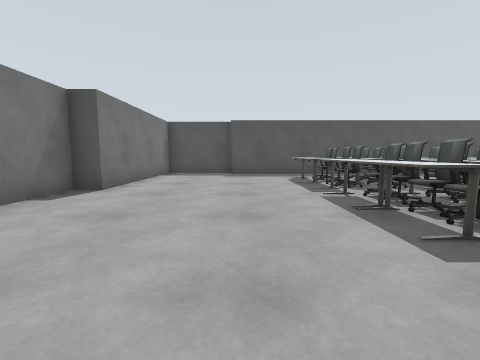
View 1 (above)

22 first-person views from a walk through a robot-simulator world made for Gazebo. The camera is 0.9 m above the floor, tilts 6° down and sees 90° across. The floor is counted in squares, 1 m on a side. Each view is taken from the middle of a square. On the plan, view 1 faces up. The plan holds only what a view shows up to about 10 squares ahead; the rest is blank. The place goes on beyond the plan. Robots are left out.

View 2
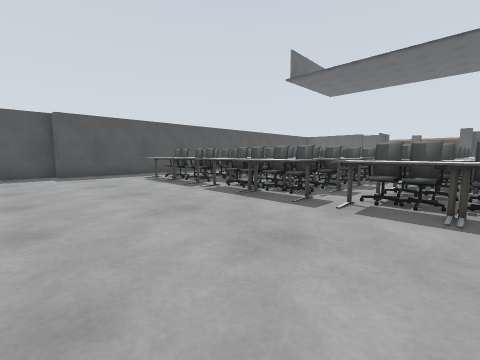

View 3
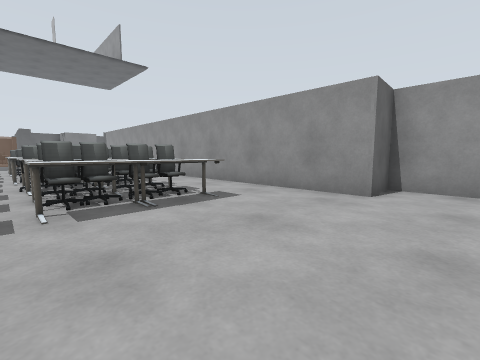

View 4
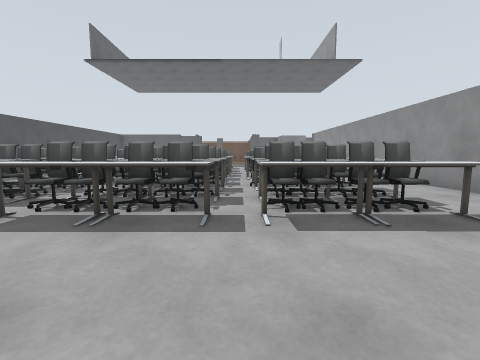

View 5
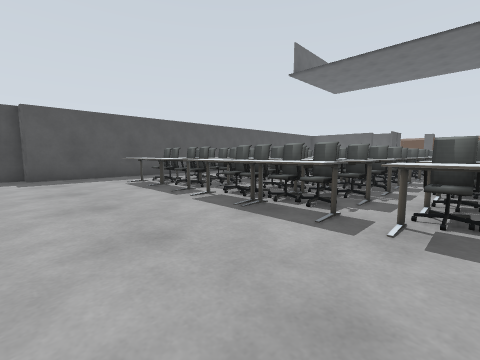

View 6
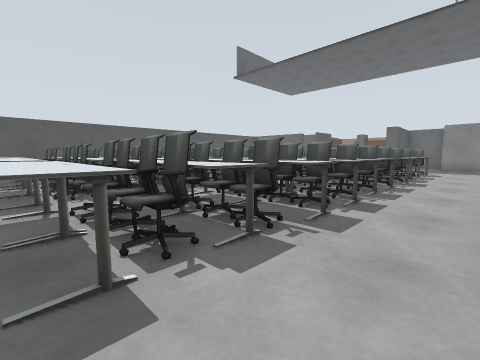

View 7
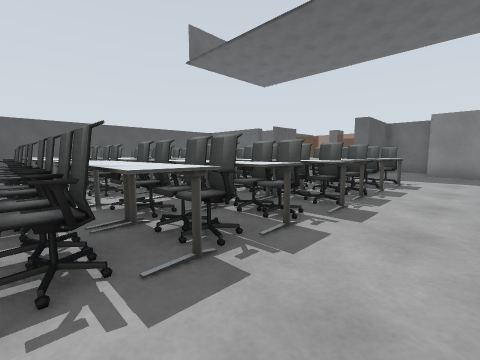

View 8
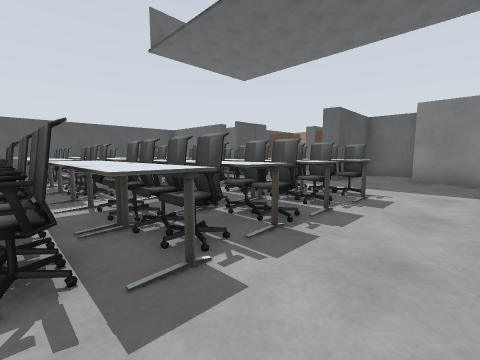

View 9
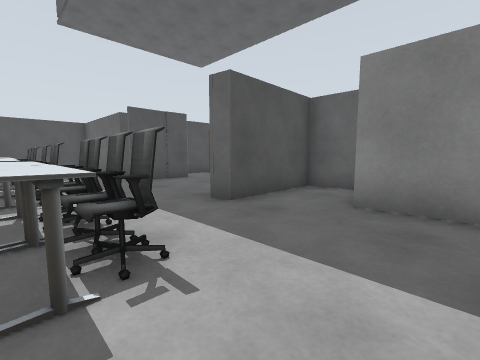

View 10
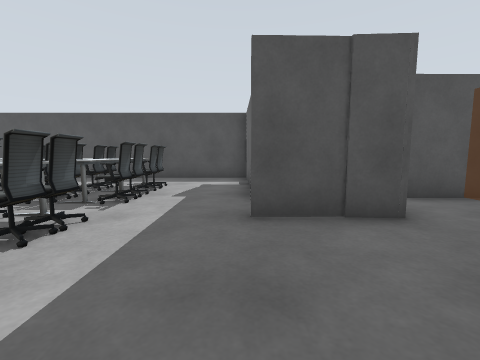

View 11
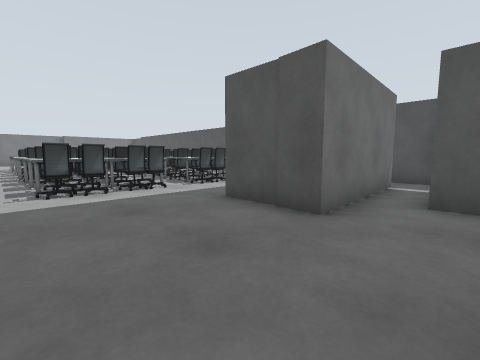

View 12
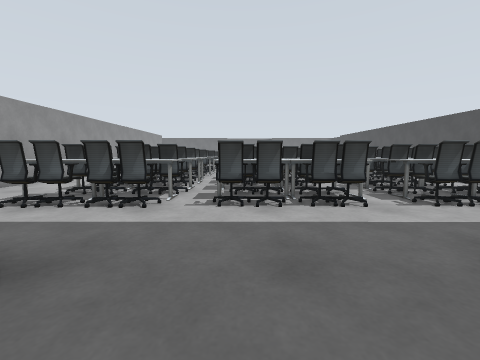

View 13
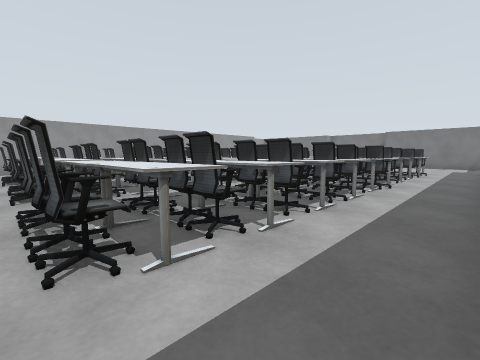

View 14
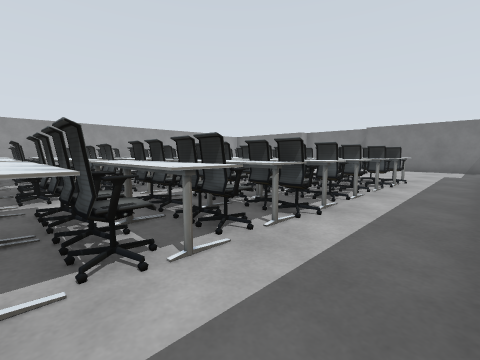

View 15
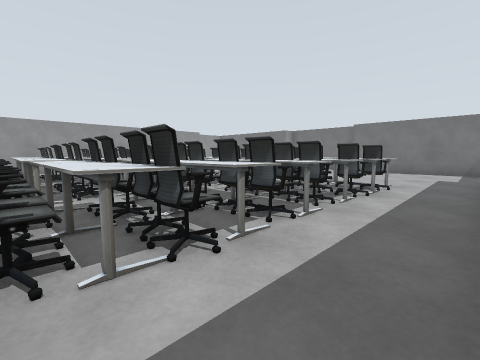

View 16
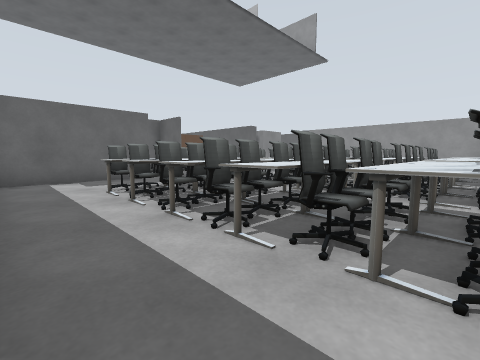

View 17
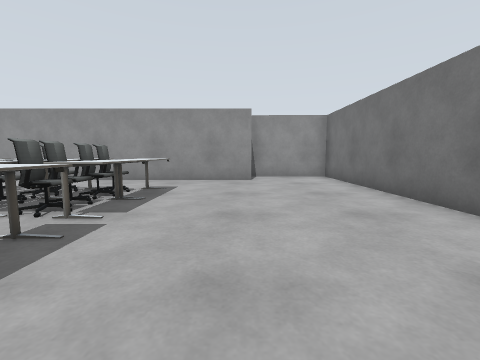

View 18
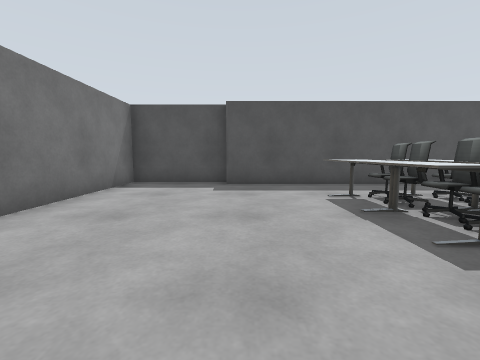

View 19
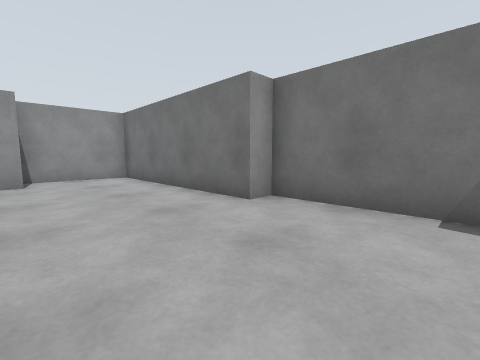

View 20
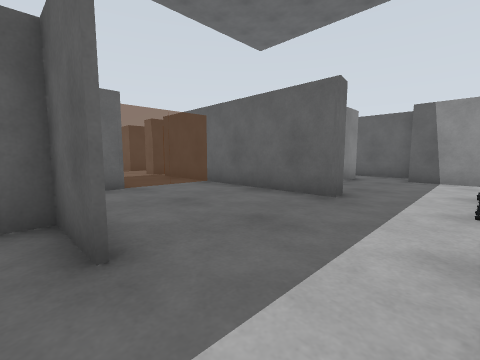

View 21
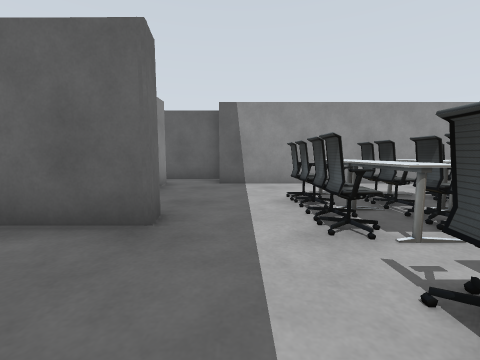

View 22
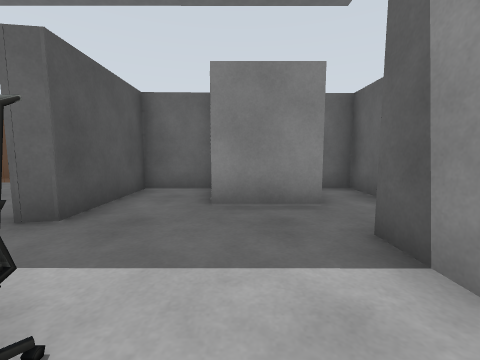

### Floor plan
Points are (right, up) in squares from view 1. A wall is a line through its corners. A room is listed if a view was taken in it or the views show most of it. See-through windows are left out.
Room 1 (views 1, 2, 3, 4, 5, 6, 7, 8, 9, 10, 11, 12, 13, 14, 15, 16, 17, 18, 19, 20, 21, 22)
walls: (18.2, 0.5) (18.1, 1); (18.8, 6.7) (18.3, 6.7) (18.2, 11.4) (-0.4, 11.4); (19.8, 5.5) (19.8, 6.2); (-0.4, 11.9) (-3.5, 11.9) (-3.5, 6.1) (-4.3, 6.1) (-4.2, 1.8); (17.6, -4.9) (21.5, -5) (21.4, -4.2); (-3.5, 1.8) (-3.5, -4.9) (-0.4, -5) (-0.4, -3.6) (17.7, -3.5); (20.3, 9.8) (20.4, 5.5) (18.1, 5.4); (21.4, -1.3) (21.4, 0.5) (18.3, 0.5) (18.3, 1) (25.3, 1); (22.6, 3.6) (22.6, 4.2); (21.1, 11) (20, 11); (24.3, 7) (21.3, 7)
ways out: opening at (20, 10)
objects: table (2, -1); table (2, 0) to (2, 1); table (2, 3) to (2, 4); table (2, 5) to (2, 6); table (2, 7); table (2, 8) to (2, 9); office chair (3, -1); office chair (3, 0); office chair (3, 1); office chair (3, 3); office chair (3, 4); office chair (3, 5); table (3, 6); office chair (3, 7); office chair (3, 8); office chair (3, 9); office chair (4, -1) to (5, -1); office chair (4, 0) to (5, 0); office chair (4, 1) to (5, 1); office chair (4, 3) to (5, 3); office chair (4, 4); office chair (4, 5) to (5, 5); table (4, 6); office chair (4, 7) to (5, 7); office chair (4, 8); office chair (4, 9); other object (5, 4); other object (5, 6); table (5, 8) to (5, 9); office chair (6, -1); office chair (6, 0); office chair (6, 1); office chair (6, 3); office chair (6, 4); other object (6, 5); table (6, 6); office chair (6, 7); office chair (6, 8); office chair (6, 9); office chair (7, -1); office chair (7, 0); office chair (7, 1); office chair (7, 3); other object (7, 4); other object (7, 5); office chair (7, 6); office chair (7, 7); office chair (7, 8); office chair (7, 9); office chair (8, -1) to (9, -1); table (8, 0); office chair (8, 1) to (9, 1); table (8, 2); office chair (8, 3) to (9, 3); office chair (8, 4); office chair (8, 5) to (9, 5); table (8, 6) to (8, 7); table (8, 8) to (8, 9); office chair (9, 0); table (9, 2) to (10, 2); office chair (9, 4); table (9, 6); office chair (9, 7); office chair (9, 8); office chair (9, 9); office chair (10, -1); office chair (10, 0); office chair (10, 1); other object (10, 3); office chair (10, 4); office chair (10, 5); office chair (10, 6); office chair (10, 7); office chair (10, 8); office chair (10, 9); office chair (11, -1) to (12, -1); office chair (11, 0) to (12, 0); office chair (11, 1) to (12, 1); table (11, 2); office chair (11, 3) to (12, 3); office chair (11, 4); office chair (11, 5) to (12, 5); office chair (11, 6); office chair (11, 7); office chair (11, 8); office chair (11, 9); other object (12, 2); other object (12, 4); table (12, 6) to (12, 7); table (12, 8) to (12, 9); office chair (13, -1); office chair (13, 0); office chair (13, 1); table (13, 2); office chair (13, 3); office chair (13, 4); other object (13, 5); office chair (13, 7); office chair (13, 8); office chair (13, 9); office chair (14, -1); office chair (14, 0); office chair (14, 1); office chair (14, 3); office chair (14, 4); office chair (14, 5); office chair (14, 7); office chair (14, 8); office chair (14, 9); office chair (15, -1) to (16, -1); table (15, 0); office chair (15, 1) to (16, 1); office chair (15, 3) to (16, 3); table (15, 4); office chair (15, 5) to (16, 5); office chair (15, 7) to (16, 7); office chair (15, 8) to (16, 8); office chair (15, 9) to (16, 9); office chair (16, 0); other object (20, -3) to (21, -2); other object (20, -1)

Positions as (right, up) in squares from view 1, and headings:
1: (0, 0), facing up
2: (-2, 0), facing up-right
3: (-2, 2), facing down-right
4: (-1, 2), facing right
5: (-1, 1), facing up-right
6: (2, -3), facing up-right
7: (7, -3), facing up-right
8: (10, -3), facing up-right
9: (15, -3), facing up-right
10: (18, 2), facing up
11: (22, 2), facing up-left
12: (20, 3), facing left
13: (16, 11), facing down-left
14: (12, 11), facing down-left
15: (10, 11), facing down-left
16: (9, 11), facing down-right
17: (0, 5), facing down
18: (0, 4), facing up
19: (0, 5), facing down-left
20: (16, 6), facing down-right
21: (17, 4), facing down
22: (15, -2), facing right
